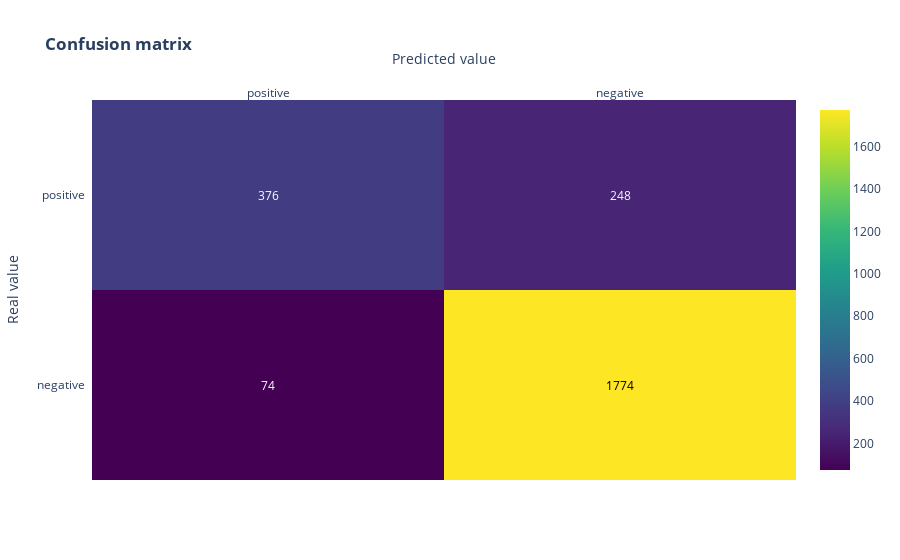

The notebook cell saved with this chart:
### Code cell
# Fit the pipeline with the data
pipe.fit(x_train, y_train)

y_pred_class = pipe.predict(x_test)
y_pred_train = pipe.predict(x_train)

print('Train: {}'.format(metrics.accuracy_score(y_train, y_pred_train)))
print('Test: {}'.format(metrics.accuracy_score(y_test, y_pred_class)))

conf_matrix(metrics.confusion_matrix(y_test, y_pred_class))

### Figure 1 — Plotly figure (JSON) as saved in the notebook; plotly's stock layout.template omitted (floating-point values rounded to 4 significant figures)
{"data": [{"colorscale": [[0, "#440154"], [0.1111, "#482878"], [0.2222, "#3e4989"], [0.3333, "#31688e"], [0.4444, "#26828e"], [0.5556, "#1f9e89"], [0.6667, "#35b779"], [0.7778, "#6ece58"], [0.8889, "#b5de2b"], [1, "#fde725"]], "reversescale": false, "showscale": true, "type": "heatmap", "x": ["positive", "negative"], "y": ["negative", "positive"], "z": [[74, 1774], [376, 248]]}], "layout": {"annotations": [{"font": {"color": "#FFFFFF"}, "showarrow": false, "text": "74", "x": "positive", "xref": "x", "y": "negative", "yref": "y"}, {"font": {"color": "#000000"}, "showarrow": false, "text": "1774", "x": "negative", "xref": "x", "y": "negative", "yref": "y"}, {"font": {"color": "#FFFFFF"}, "showarrow": false, "text": "376", "x": "positive", "xref": "x", "y": "positive", "yref": "y"}, {"font": {"color": "#FFFFFF"}, "showarrow": false, "text": "248", "x": "negative", "xref": "x", "y": "positive", "yref": "y"}], "title": {"text": "<b>Confusion matrix</b>"}, "xaxis": {"dtick": 1, "gridcolor": "rgb(0, 0, 0)", "side": "top", "ticks": "", "title": {"text": "Predicted value"}}, "yaxis": {"dtick": 1, "ticks": "", "ticksuffix": "  ", "title": {"text": "Real value"}}}}
